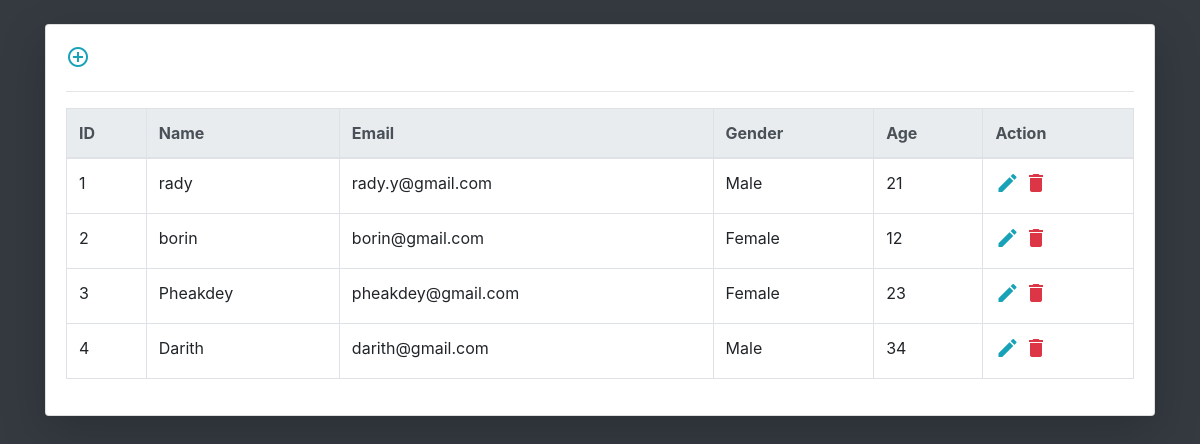
The page / on the database its author committed.
### tables this page shows
CREATE TABLE `tbl_student` (
  `stu_id` int(11) NOT NULL,
  `stu_name` varchar(200) NOT NULL,
  `stu_email` varchar(200) NOT NULL,
  `stu_gender` varchar(20) NOT NULL,
  `stu_age` int(20) NOT NULL
);

### index.php (the view, shortened to what this page needs)
<!DOCTYPE html>
<html lang="en">
<head>
    <link rel="stylesheet" href="https://maxcdn.bootstrapcdn.com/bootstrap/4.1.3/css/bootstrap.min.css">
</head>
<body class="bg-dark">
    <div class="container mt-4">
        <div class="card shadow-lg">
            <div class="card-body">
                <a href="addStudent.php">
                    <i class="material-icons text-info" data-toggle="tooltip" data-placement="left" title="add student info">control_point</i>
                </a>
                <hr>
                <table class="table table-bordered">
                    <thead class="thead-light">
                        <tr>
                            <th>ID</th>
                            <th>Name</th>
                            <th>Email</th>
                            <th>Gender</th>
                            <th>Age</th>
                            <th>Action</th>
                        </tr>
                    </thead>
                    <tbody>
                    <?php
                        include_once "dbConnect.php";
                        $query = "SELECT * FROM tbl_student ORDER BY stu_id";
                        $value = mysqli_query($conn, $query);
                        foreach($value as $data):
                    ?>
                        <tr>
                            <td><?php echo $data['stu_id']?></td>
                            <td><?php echo $data['stu_name']?></td>
                            <td><?php echo $data['stu_email']?></td>
                            <td><?php echo $data['stu_gender']?></td>
                            <td><?php echo $data['stu_age']?></td>
                            <td>
                                <a href="editStudent.php?id=<?php echo $data['stu_id']?>">
                                    <i class="material-icons text-info" data-toggle="tooltip" data-placement="left" title="Edit student info">edit</i>
                                </a>
                                <a href="deleteStudent.php?id=<?php echo $data['stu_id']?>">
                                    <i class="material-icons text-danger" data-toggle="tooltip" data-placement="right" title="Delete student info">delete</i>
                                </a>
                            </td>
                        </tr>
                        <?php endforeach;?>
                    </tbody>
                </table>
            </div>
        </div>
    </div>
</body>
</html>

### rows shown on the page
tbl_student: stu_id "1", stu_name "rady", stu_email "rady.y@gmail.com", stu_gender "Male", stu_age "21"
tbl_student: stu_id "2", stu_name "borin", stu_email "borin@gmail.com", stu_gender "Female", stu_age "12"
tbl_student: stu_id "3", stu_name "Pheakdey", stu_email "pheakdey@gmail.com", stu_gender "Female", stu_age "23"
tbl_student: stu_id "4", stu_name "Darith", stu_email "darith@gmail.com", stu_gender "Male", stu_age "34"
